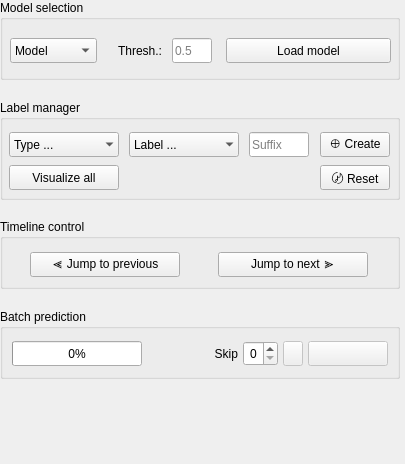
      <widget class="QWidget" name="annotate_tab">
       <property name="geometry">
        <rect>
         <x>0</x>
         <y>0</y>
         <width>405</width>
         <height>464</height>
        </rect>
       </property>
       <property name="sizePolicy">
        <sizepolicy hsizetype="Ignored" vsizetype="Preferred">
         <horstretch>0</horstretch>
         <verstretch>0</verstretch>
        </sizepolicy>
       </property>
       <property name="maximumSize">
        <size>
         <width>405</width>
         <height>700</height>
        </size>
       </property>
       <attribute name="icon">
        <iconset>
         <normaloff>icons/noun-copywriting-7158879.svg</normaloff>icons/noun-copywriting-7158879.svg</iconset>
       </attribute>
       <attribute name="label">
        <string>Generate annotation data</string>
       </attribute>
       <attribute name="toolTip">
        <string>Create annotation data for training your custom models</string>
       </attribute>
       <widget class="QWidget" name="verticalLayoutWidget_2">
        <property name="geometry">
         <rect>
          <x>0</x>
          <y>0</y>
          <width>402</width>
          <height>394</height>
         </rect>
        </property>
        <layout class="QVBoxLayout" name="annotate_vertical_layout">
         <property name="spacing">
          <number>20</number>
         </property>
         <property name="bottomMargin">
          <number>15</number>
         </property>
         <item alignment="Qt::AlignmentFlag::AlignTop">
          <widget class="QGroupBox" name="model_select_groupbox">
           <property name="sizePolicy">
            <sizepolicy hsizetype="Fixed" vsizetype="Minimum">
             <horstretch>0</horstretch>
             <verstretch>0</verstretch>
            </sizepolicy>
           </property>
           <property name="minimumSize">
            <size>
             <width>400</width>
             <height>80</height>
            </size>
           </property>
           <property name="maximumSize">
            <size>
             <width>400</width>
             <height>80</height>
            </size>
           </property>
           <property name="title">
            <string>Model selection</string>
           </property>
           <widget class="QWidget" name="layoutWidget">
            <property name="geometry">
             <rect>
              <x>10</x>
              <y>30</y>
              <width>381</width>
              <height>41</height>
             </rect>
            </property>
            <layout class="QGridLayout" name="model_select_grid_layout">
             <property name="horizontalSpacing">
              <number>10</number>
             </property>
             <item row="0" column="3" alignment="Qt::AlignmentFlag::AlignRight|Qt::AlignmentFlag::AlignVCenter">
              <widget class="QPushButton" name="load_sam_model_btn">
               <property name="minimumSize">
                <size>
                 <width>165</width>
                 <height>25</height>
                </size>
               </property>
               <property name="maximumSize">
                <size>
                 <width>165</width>
                 <height>25</height>
                </size>
               </property>
               <property name="text">
                <string>Load model</string>
               </property>
              </widget>
             </item>
             <item row="0" column="1" alignment="Qt::AlignmentFlag::AlignVCenter">
              <widget class="QLabel" name="threshold_label">
               <property name="minimumSize">
                <size>
                 <width>55</width>
                 <height>25</height>
                </size>
               </property>
               <property name="maximumSize">
                <size>
                 <width>55</width>
                 <height>25</height>
                </size>
               </property>
               <property name="text">
                <string>Thresh.:</string>
               </property>
               <property name="alignment">
                <set>Qt::AlignmentFlag::AlignRight|Qt::AlignmentFlag::AlignTrailing|Qt::AlignmentFlag::AlignVCenter</set>
               </property>
              </widget>
             </item>
             <item row="0" column="2" alignment="Qt::AlignmentFlag::AlignLeft|Qt::AlignmentFlag::AlignVCenter">
              <widget class="QLineEdit" name="sam3detect_thresh">
               <property name="minimumSize">
                <size>
                 <width>40</width>
                 <height>25</height>
                </size>
               </property>
               <property name="maximumSize">
                <size>
                 <width>40</width>
                 <height>25</height>
                </size>
               </property>
               <property name="toolTip">
                <string>SAM3 multi only: Detection threshold for objects (0-1). Default is 0.5.</string>
               </property>
               <property name="inputMask">
                <string notr="true"/>
               </property>
               <property name="text">
                <string notr="true"/>
               </property>
               <property name="maxLength">
                <number>100</number>
               </property>
               <property name="placeholderText">
                <string>0.5</string>
               </property>
              </widget>
             </item>
             <item row="0" column="0" alignment="Qt::AlignmentFlag::AlignLeft|Qt::AlignmentFlag::AlignVCenter">
              <widget class="QComboBox" name="prediction_model_list">
               <property name="minimumSize">
                <size>
                 <width>87</width>
                 <height>25</height>
                </size>
               </property>
               <property name="maximumSize">
                <size>
                 <width>87</width>
                 <height>25</height>
                </size>
               </property>
               <property name="toolTip">
                <string>SAM models</string>
               </property>
               <property name="currentText">
                <string>Model</string>
               </property>
               <item>
                <property name="text">
                 <string>Model</string>
                </property>
               </item>
              </widget>
             </item>
            </layout>
           </widget>
          </widget>
         </item>
         <item>
          <widget class="QGroupBox" name="annotate_layer_create_groupbox">
           <property name="sizePolicy">
            <sizepolicy hsizetype="Fixed" vsizetype="Minimum">
             <horstretch>0</horstretch>
             <verstretch>0</verstretch>
            </sizepolicy>
           </property>
           <property name="minimumSize">
            <size>
             <width>400</width>
             <height>100</height>
            </size>
           </property>
           <property name="maximumSize">
            <size>
             <width>400</width>
             <height>100</height>
            </size>
           </property>
           <property name="title">
            <string>Label manager</string>
           </property>
           <widget class="QWidget" name="layoutWidget">
            <property name="geometry">
             <rect>
              <x>9</x>
              <y>30</y>
              <width>381</width>
              <height>64</height>
             </rect>
            </property>
            <layout class="QGridLayout" name="label_manager_grid_layout">
             <property name="topMargin">
              <number>0</number>
             </property>
             <property name="horizontalSpacing">
              <number>10</number>
             </property>
             <item row="0" column="0" alignment="Qt::AlignmentFlag::AlignLeft">
              <widget class="QComboBox" name="layer_type_combobox">
               <property name="minimumSize">
                <size>
                 <width>110</width>
                 <height>25</height>
                </size>
               </property>
               <property name="maximumSize">
                <size>
                 <width>110</width>
                 <height>25</height>
                </size>
               </property>
               <property name="toolTip">
                <string>Layer type to be created</string>
               </property>
               <property name="currentText">
                <string>Type ... </string>
               </property>
               <property name="maxCount">
                <number>15</number>
               </property>
               <property name="sizeAdjustPolicy">
                <enum>QComboBox::SizeAdjustPolicy::AdjustToContents</enum>
               </property>
               <property name="iconSize">
                <size>
                 <width>14</width>
                 <height>14</height>
                </size>
               </property>
               <property name="frame">
                <bool>false</bool>
               </property>
               <item>
                <property name="text">
                 <string>Type ... </string>
                </property>
               </item>
               <item>
                <property name="text">
                 <string>Shapes</string>
                </property>
               </item>
               <item>
                <property name="text">
                 <string>Points</string>
                </property>
               </item>
               <item>
                <property name="text">
                 <string>Anchors</string>
                </property>
               </item>
              </widget>
             </item>
             <item row="0" column="1">
              <widget class="QComboBox" name="label_list_combobox">
               <property name="minimumSize">
                <size>
                 <width>110</width>
                 <height>25</height>
                </size>
               </property>
               <property name="maximumSize">
                <size>
                 <width>110</width>
                 <height>25</height>
                </size>
               </property>
               <property name="toolTip">
                <string>Select, add or remove labels</string>
               </property>
               <property name="editable">
                <bool>false</bool>
               </property>
               <property name="currentText">
                <string>Label ... </string>
               </property>
               <property name="maxVisibleItems">
                <number>30</number>
               </property>
               <property name="maxCount">
                <number>30</number>
               </property>
               <property name="sizeAdjustPolicy">
                <enum>QComboBox::SizeAdjustPolicy::AdjustToContents</enum>
               </property>
               <property name="iconSize">
                <size>
                 <width>14</width>
                 <height>14</height>
                </size>
               </property>
               <property name="frame">
                <bool>false</bool>
               </property>
               <item>
                <property name="text">
                 <string>Label ... </string>
                </property>
               </item>
               <item>
                <property name="text">
                 <string>⊕ Create</string>
                </property>
               </item>
               <item>
                <property name="text">
                 <string>⊖ Remove</string>
                </property>
               </item>
              </widget>
             </item>
             <item row="0" column="2">
              <widget class="QLineEdit" name="label_suffix_lineedit">
               <property name="minimumSize">
                <size>
                 <width>60</width>
                 <height>25</height>
                </size>
               </property>
               <property name="maximumSize">
                <size>
                 <width>60</width>
                 <height>25</height>
                </size>
               </property>
               <property name="toolTip">
                <string>The suffix disambiguates label layers from each other
that have the same label name.
For example:
The label could be octo and suffix 1 for the first octopus,
and octo and suffix 2 for the second octo </string>
               </property>
               <property name="inputMask">
                <string notr="true"/>
               </property>
               <property name="text">
                <string notr="true"/>
               </property>
               <property name="maxLength">
                <number>100</number>
               </property>
               <property name="placeholderText">
                <string>Suffix</string>
               </property>
              </widget>
             </item>
             <item row="0" column="3" alignment="Qt::AlignmentFlag::AlignRight">
              <widget class="QPushButton" name="create_annotation_layer_btn">
               <property name="minimumSize">
                <size>
                 <width>70</width>
                 <height>25</height>
                </size>
               </property>
               <property name="maximumSize">
                <size>
                 <width>70</width>
                 <height>25</height>
                </size>
               </property>
               <property name="text">
                <string>⊕ Create</string>
               </property>
              </widget>
             </item>
             <item row="1" column="0" alignment="Qt::AlignmentFlag::AlignLeft">
              <widget class="QPushButton" name="create_projection_layer_btn">
               <property name="minimumSize">
                <size>
                 <width>110</width>
                 <height>25</height>
                </size>
               </property>
               <property name="maximumSize">
                <size>
                 <width>110</width>
                 <height>25</height>
                </size>
               </property>
               <property name="toolTip">
                <string>Create an average projection out of all segmented images for the current label</string>
               </property>
               <property name="statusTip">
                <string/>
               </property>
               <property name="text">
                <string>Visualize all</string>
               </property>
              </widget>
             </item>
             <item row="1" column="3" alignment="Qt::AlignmentFlag::AlignRight">
              <widget class="QPushButton" name="hard_reset_layer_btn">
               <property name="minimumSize">
                <size>
                 <width>70</width>
                 <height>25</height>
                </size>
               </property>
               <property name="maximumSize">
                <size>
                 <width>70</width>
                 <height>25</height>
                </size>
               </property>
               <property name="toolTip">
                <string>Hard reset of the predictor.
Use this if prediction is not working well for you.
This will delete the masks on the current frame but no other (already annotated) frame.</string>
               </property>
               <property name="text">
                <string>〄 Reset</string>
               </property>
               <property name="autoRepeatInterval">
                <number>2000</number>
               </property>
              </widget>
             </item>
            </layout>
           </widget>
          </widget>
         </item>
         <item>
          <widget class="QGroupBox" name="annotate_layer_timeline_groupbox">
           <property name="sizePolicy">
            <sizepolicy hsizetype="Fixed" vsizetype="Minimum">
             <horstretch>0</horstretch>
             <verstretch>0</verstretch>
            </sizepolicy>
           </property>
           <property name="minimumSize">
            <size>
             <width>400</width>
             <height>70</height>
            </size>
           </property>
           <property name="maximumSize">
            <size>
             <width>400</width>
             <height>70</height>
            </size>
           </property>
           <property name="title">
            <string>Timeline control</string>
           </property>
           <widget class="QPushButton" name="annotation_jump_previous_btn">
            <property name="geometry">
             <rect>
              <x>30</x>
              <y>33</y>
              <width>150</width>
              <height>25</height>
             </rect>
            </property>
            <property name="minimumSize">
             <size>
              <width>150</width>
              <height>25</height>
             </size>
            </property>
            <property name="maximumSize">
             <size>
              <width>70</width>
              <height>25</height>
             </size>
            </property>
            <property name="toolTip">
             <string>Jump to last annotated frame</string>
            </property>
            <property name="text">
             <string>≪ Jump to previous</string>
            </property>
           </widget>
           <widget class="QPushButton" name="annotation_jump_next_btn">
            <property name="geometry">
             <rect>
              <x>218</x>
              <y>33</y>
              <width>150</width>
              <height>25</height>
             </rect>
            </property>
            <property name="minimumSize">
             <size>
              <width>150</width>
              <height>25</height>
             </size>
            </property>
            <property name="maximumSize">
             <size>
              <width>70</width>
              <height>25</height>
             </size>
            </property>
            <property name="toolTip">
             <string>Jump to next annotated frame</string>
            </property>
            <property name="text">
             <string>Jump to next ≫</string>
            </property>
           </widget>
          </widget>
         </item>
         <item>
          <widget class="QGroupBox" name="annotate_layer_predict_groupbox">
           <property name="sizePolicy">
            <sizepolicy hsizetype="Fixed" vsizetype="Minimum">
             <horstretch>0</horstretch>
             <verstretch>0</verstretch>
            </sizepolicy>
           </property>
           <property name="minimumSize">
            <size>
             <width>400</width>
             <height>70</height>
            </size>
           </property>
           <property name="maximumSize">
            <size>
             <width>400</width>
             <height>70</height>
            </size>
           </property>
           <property name="title">
            <string>Batch prediction</string>
           </property>
           <layout class="QHBoxLayout" name="horizontalLayout_2">
            <property name="spacing">
             <number>5</number>
            </property>
            <property name="leftMargin">
             <number>9</number>
            </property>
            <property name="topMargin">
             <number>12</number>
            </property>
            <property name="rightMargin">
             <number>9</number>
            </property>
            <property name="bottomMargin">
             <number>12</number>
            </property>
            <item alignment="Qt::AlignmentFlag::AlignLeft|Qt::AlignmentFlag::AlignVCenter">
             <widget class="QProgressBar" name="batch_predict_progressbar">
              <property name="sizePolicy">
               <sizepolicy hsizetype="MinimumExpanding" vsizetype="Fixed">
                <horstretch>0</horstretch>
                <verstretch>0</verstretch>
               </sizepolicy>
              </property>
              <property name="minimumSize">
               <size>
                <width>130</width>
                <height>25</height>
               </size>
              </property>
              <property name="maximumSize">
               <size>
                <width>130</width>
                <height>25</height>
               </size>
              </property>
              <property name="toolTip">
               <string>&lt;html&gt;&lt;head/&gt;&lt;body&gt;&lt;p&gt;Batch predict progress bar&lt;/p&gt;&lt;/body&gt;&lt;/html&gt;</string>
              </property>
              <property name="maximum">
               <number>20</number>
              </property>
              <property name="value">
               <number>0</number>
              </property>
              <property name="format">
               <string>%p%</string>
              </property>
             </widget>
            </item>
            <item alignment="Qt::AlignmentFlag::AlignRight">
             <widget class="QLabel" name="skip_label">
              <property name="minimumSize">
               <size>
                <width>30</width>
                <height>25</height>
               </size>
              </property>
              <property name="maximumSize">
               <size>
                <width>30</width>
                <height>25</height>
               </size>
              </property>
              <property name="text">
               <string>Skip</string>
              </property>
              <property name="alignment">
               <set>Qt::AlignmentFlag::AlignRight|Qt::AlignmentFlag::AlignTrailing|Qt::AlignmentFlag::AlignVCenter</set>
              </property>
             </widget>
            </item>
            <item>
             <widget class="QSpinBox" name="skip_frames_spinbox">
              <property name="sizePolicy">
               <sizepolicy hsizetype="Fixed" vsizetype="Fixed">
                <horstretch>0</horstretch>
                <verstretch>0</verstretch>
               </sizepolicy>
              </property>
              <property name="minimumSize">
               <size>
                <width>35</width>
                <height>25</height>
               </size>
              </property>
              <property name="maximumSize">
               <size>
                <width>35</width>
                <height>25</height>
               </size>
              </property>
              <property name="toolTip">
               <string>How many frames should be skipped during batch prediction?</string>
              </property>
              <property name="alignment">
               <set>Qt::AlignmentFlag::AlignRight|Qt::AlignmentFlag::AlignTrailing|Qt::AlignmentFlag::AlignVCenter</set>
              </property>
              <property name="suffix">
               <string/>
              </property>
              <property name="prefix">
               <string/>
              </property>
              <property name="maximum">
               <number>200</number>
              </property>
             </widget>
            </item>
            <item>
             <widget class="QPushButton" name="predict_next_oneframe_btn">
              <property name="enabled">
               <bool>false</bool>
              </property>
              <property name="sizePolicy">
               <sizepolicy hsizetype="Fixed" vsizetype="Fixed">
                <horstretch>0</horstretch>
                <verstretch>0</verstretch>
               </sizepolicy>
              </property>
              <property name="minimumSize">
               <size>
                <width>20</width>
                <height>25</height>
               </size>
              </property>
              <property name="maximumSize">
               <size>
                <width>20</width>
                <height>25</height>
               </size>
              </property>
              <property name="baseSize">
               <size>
                <width>15</width>
                <height>25</height>
               </size>
              </property>
              <property name="toolTip">
               <string>Predict next frame</string>
              </property>
              <property name="text">
               <string/>
              </property>
             </widget>
            </item>
            <item alignment="Qt::AlignmentFlag::AlignVCenter">
             <widget class="QPushButton" name="predict_next_batch_btn">
              <property name="enabled">
               <bool>false</bool>
              </property>
              <property name="minimumSize">
               <size>
                <width>80</width>
                <height>25</height>
               </size>
              </property>
              <property name="maximumSize">
               <size>
                <width>80</width>
                <height>25</height>
               </size>
              </property>
              <property name="toolTip">
               <string>Predict batch of next frames</string>
              </property>
              <property name="text">
               <string/>
              </property>
             </widget>
            </item>
           </layout>
          </widget>
         </item>
        </layout>
       </widget>
      </widget>
